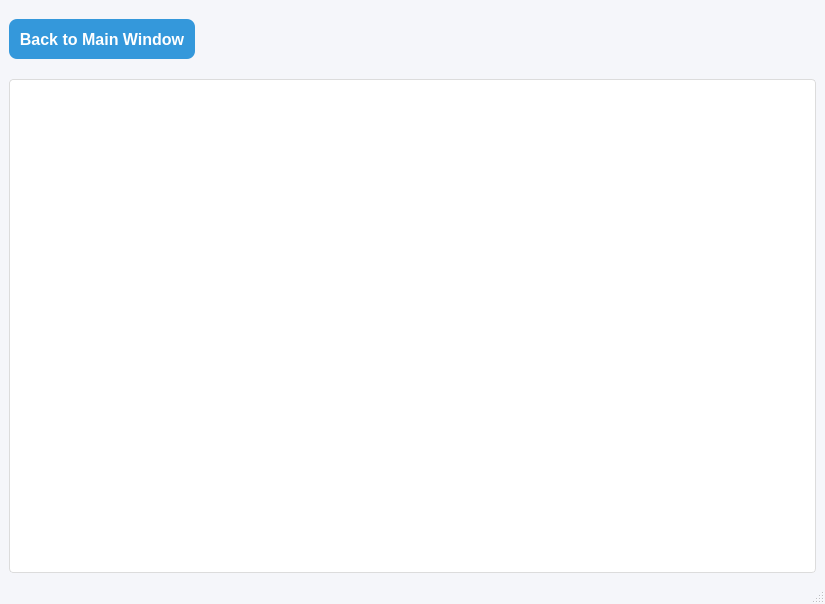
<?xml version="1.0" encoding="UTF-8"?>
<ui version="4.0">
 <class>HotelsWindow</class>
 <widget class="QMainWindow" name="HotelsWindow">
  <property name="geometry">
   <rect>
    <x>0</x>
    <y>0</y>
    <width>825</width>
    <height>604</height>
   </rect>
  </property>
  <property name="windowTitle">
   <string>Hotels Window</string>
  </property>
  <property name="styleSheet">
   <string>
    QMainWindow {
        background-color: #f5f6fa;
    }
    QPushButton {
        background-color: #3498db;
        color: white;
        border-radius: 8px;
        padding: 10px;
        font-size: 16px;
        font-weight: bold;
    }
    QPushButton:hover {
        background-color: #2980b9;
    }
    QTableView {
        background-color: white;
        border: 1px solid #dcdcdc;
        border-radius: 4px;
        gridline-color: #ecf0f1;
        font-size: 14px;
    }
    QTableView::item {
        padding: 8px;
    }
    QTableView::item:selected {
        background-color: #3498db;
        color: white;
    }
   </string>
  </property>
  <widget class="QWidget" name="centralwidget">
   <layout class="QVBoxLayout" name="verticalLayout_4">
    <property name="spacing">
     <number>10</number>
    </property>
    <property name="contentsMargins">
     <rect>
      <x>15</x>
      <y>15</y>
      <x>15</x>
      <y>15</y>
     </rect>
    </property>
    <item>
     <spacer name="verticalSpacer_2">
      <property name="orientation">
       <enum>Qt::Orientation::Vertical</enum>
      </property>
      <property name="sizeType">
       <enum>QSizePolicy::Policy::Fixed</enum>
      </property>
      <property name="sizeHint" stdset="0">
       <size>
        <width>20</width>
        <height>10</height>
       </size>
      </property>
     </spacer>
    </item>
    <item>
     <layout class="QHBoxLayout" name="horizontalLayout_3">
      <property name="spacing">
       <number>10</number>
      </property>
      <item>
       <widget class="QPushButton" name="backBtn">
        <property name="sizePolicy">
         <sizepolicy hsizetype="Preferred" vsizetype="Fixed">
          <horstretch>0</horstretch>
          <verstretch>0</verstretch>
         </sizepolicy>
        </property>
        <property name="minimumSize">
         <size>
          <width>150</width>
          <height>40</height>
         </size>
        </property>
        <property name="maximumSize">
         <size>
          <width>200</width>
          <height>40</height>
         </size>
        </property>
        <property name="text">
         <string>Back to Main Window</string>
        </property>
       </widget>
      </item>
      <item>
       <spacer name="horizontalSpacer">
        <property name="orientation">
         <enum>Qt::Orientation::Horizontal</enum>
        </property>
        <property name="sizeType">
         <enum>QSizePolicy::Policy::Expanding</enum>
        </property>
        <property name="sizeHint" stdset="0">
         <size>
          <width>40</width>
          <height>20</height>
         </size>
        </property>
       </spacer>
      </item>
     </layout>
    </item>
    <item>
     <spacer name="verticalSpacer">
      <property name="orientation">
       <enum>Qt::Orientation::Vertical</enum>
      </property>
      <property name="sizeType">
       <enum>QSizePolicy::Policy::Fixed</enum>
      </property>
      <property name="sizeHint" stdset="0">
       <size>
        <width>20</width>
        <height>10</height>
       </size>
      </property>
     </spacer>
    </item>
    <item>
     <widget class="QTableView" name="tableView">
      <property name="sizePolicy">
       <sizepolicy hsizetype="Expanding" vsizetype="Expanding">
        <horstretch>0</horstretch>
        <verstretch>0</verstretch>
       </sizepolicy>
      </property>
     </widget>
    </item>
   </layout>
  </widget>
  <widget class="QMenuBar" name="menubar">
   <property name="geometry">
    <rect>
     <x>0</x>
     <y>0</y>
     <width>825</width>
     <height>25</height>
    </rect>
   </property>
  </widget>
  <widget class="QStatusBar" name="statusbar"/>
 </widget>
 <resources/>
 <connections/>
</ui>
